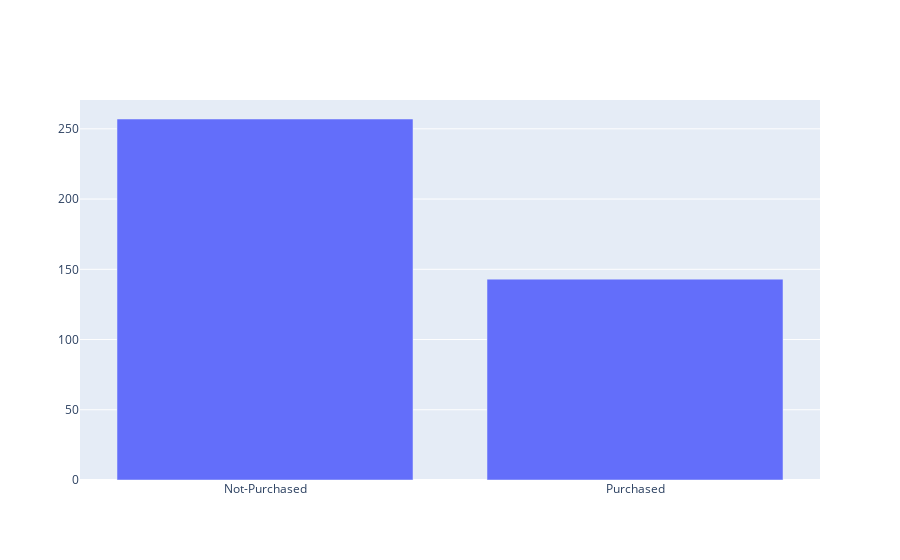

Source (notebook cell):
### Markdown cell above
Notice that the output class contains either 1 or 0, showing whether the customer had purchased the product or not.

Purchased = 1

Not-Purchased = 0

The next thing we can do as a part of data pre-processing is visually seen the number of those output classes.

### Code cell
# importing the required modules for data visualization
import chart_studio.plotly as py
import plotly.graph_objects as go
import plotly.offline as pyoff

# counting the total output data from purchased column
target_balance = dataset['Purchased'].value_counts().reset_index()

# dividing the output classes into two sections
target_class = go.Bar(
    name = 'Target Balance',
    x = ['Not-Purchased', 'Purchased'],
    y = target_balance['Purchased'])

# ploting the output classes
fig = go.Figure(target_class)
pyoff.iplot(fig)

### Figure 1 — Plotly figure (JSON) as saved in the notebook; plotly's stock layout.template omitted (floating-point values rounded to 4 significant figures)
{"data": [{"name": "Target Balance", "type": "bar", "x": ["Not-Purchased", "Purchased"], "y": [257, 143]}], "layout": {}}
